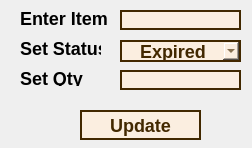
<?xml version="1.0" encoding="UTF-8"?>
<ui version="4.0">
 <class>UpdateItem</class>
 <widget class="QDialog" name="UpdateItem">
  <property name="windowModality">
   <enum>Qt::WindowModal</enum>
  </property>
  <property name="geometry">
   <rect>
    <x>0</x>
    <y>0</y>
    <width>252</width>
    <height>148</height>
   </rect>
  </property>
  <property name="windowTitle">
   <string>Update Any Item</string>
  </property>
  <property name="styleSheet">
   <string notr="true">QPushButton{
  background-color: #fbeee0;
  border: 2px solid #422800;
  border-radius: 30px;
  box-shadow: #422800 4px 4px 0 0;
  color: #422800;
  cursor: pointer;
  display: inline-block;
  font-weight: 600;
  font-size: 18px;
  padding: 0 18px;
  line-height: 50px;
  text-align: center;

}

QLineEdit{
  border: none;
  border: 2px solid #422800;
background-color: #fbeee0;
font-weight: 600;
  font-size: 18px;
}
QLabel{
font-weight: 600;
  font-size: 18px;
}
QComboBox{
background-color: #fbeee0;
  border: 2px solid #422800;
  border-radius: 30px;
  box-shadow: #422800 4px 4px 0 0;
  color: #422800;
  cursor: pointer;
  display: inline-block;
  font-weight: 600;
  font-size: 18px;
  padding: 0 18px;
  line-height: 50px;
  text-align: center;
}
QRadioButton{
background-color: #fbeee0;
font-weight: 600;
  font-size: 14px;
}
QGroupBox{
font-weight: 600;
  font-size: 14px;
}</string>
  </property>
  <widget class="QLineEdit" name="txtId">
   <property name="geometry">
    <rect>
     <x>120</x>
     <y>10</y>
     <width>121</width>
     <height>20</height>
    </rect>
   </property>
   <property name="font">
    <font>
     <pointsize>-1</pointsize>
     <bold>true</bold>
    </font>
   </property>
  </widget>
  <widget class="QLabel" name="label_2">
   <property name="geometry">
    <rect>
     <x>20</x>
     <y>40</y>
     <width>81</width>
     <height>16</height>
    </rect>
   </property>
   <property name="font">
    <font>
     <pointsize>-1</pointsize>
     <bold>true</bold>
    </font>
   </property>
   <property name="text">
    <string>Set Status</string>
   </property>
  </widget>
  <widget class="QComboBox" name="cmbStatus">
   <property name="geometry">
    <rect>
     <x>120</x>
     <y>40</y>
     <width>121</width>
     <height>22</height>
    </rect>
   </property>
   <property name="font">
    <font>
     <pointsize>-1</pointsize>
     <bold>true</bold>
    </font>
   </property>
   <item>
    <property name="text">
     <string>Expired</string>
    </property>
   </item>
   <item>
    <property name="text">
     <string>Available</string>
    </property>
   </item>
   <item>
    <property name="text">
     <string>Returned</string>
    </property>
   </item>
   <item>
    <property name="text">
     <string>Sold</string>
    </property>
   </item>
   <item>
    <property name="text">
     <string>Spoiled</string>
    </property>
   </item>
  </widget>
  <widget class="QLabel" name="label">
   <property name="geometry">
    <rect>
     <x>20</x>
     <y>10</y>
     <width>91</width>
     <height>16</height>
    </rect>
   </property>
   <property name="font">
    <font>
     <pointsize>-1</pointsize>
     <bold>true</bold>
    </font>
   </property>
   <property name="text">
    <string>Enter Item ID</string>
   </property>
  </widget>
  <widget class="QPushButton" name="pushButton">
   <property name="geometry">
    <rect>
     <x>80</x>
     <y>110</y>
     <width>121</width>
     <height>30</height>
    </rect>
   </property>
   <property name="font">
    <font>
     <pointsize>-1</pointsize>
     <bold>true</bold>
    </font>
   </property>
   <property name="text">
    <string>Update</string>
   </property>
  </widget>
  <widget class="QLabel" name="lblInfo">
   <property name="geometry">
    <rect>
     <x>70</x>
     <y>80</y>
     <width>131</width>
     <height>16</height>
    </rect>
   </property>
   <property name="text">
    <string/>
   </property>
  </widget>
  <widget class="QLineEdit" name="txtQty">
   <property name="geometry">
    <rect>
     <x>120</x>
     <y>70</y>
     <width>121</width>
     <height>20</height>
    </rect>
   </property>
   <property name="font">
    <font>
     <pointsize>-1</pointsize>
     <bold>true</bold>
    </font>
   </property>
   <property name="text">
    <string/>
   </property>
  </widget>
  <widget class="QLabel" name="label_3">
   <property name="geometry">
    <rect>
     <x>20</x>
     <y>70</y>
     <width>91</width>
     <height>16</height>
    </rect>
   </property>
   <property name="font">
    <font>
     <pointsize>-1</pointsize>
     <bold>true</bold>
    </font>
   </property>
   <property name="text">
    <string>Set Qty</string>
   </property>
  </widget>
 </widget>
 <resources/>
 <connections/>
</ui>
